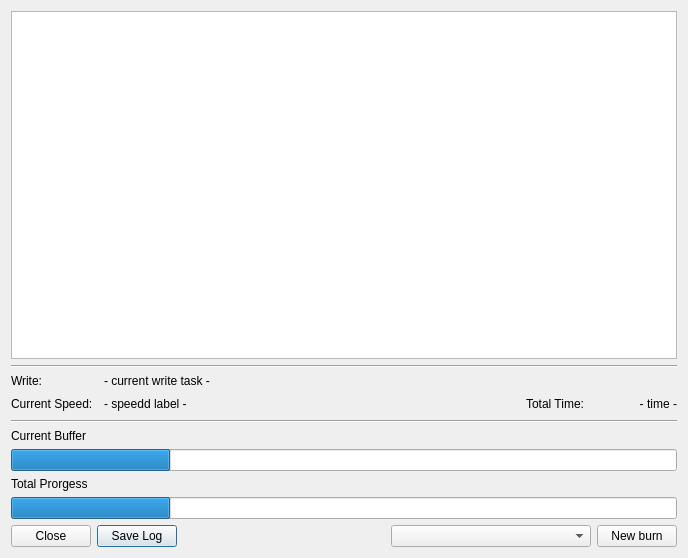
<?xml version="1.0" encoding="UTF-8"?>
<ui version="4.0">
 <class>burnDialog</class>
 <widget class="QDialog" name="burnDialog">
  <property name="geometry">
   <rect>
    <x>0</x>
    <y>0</y>
    <width>688</width>
    <height>558</height>
   </rect>
  </property>
  <property name="windowTitle">
   <string>Dialog</string>
  </property>
  <layout class="QVBoxLayout" name="verticalLayout_2">
   <item>
    <layout class="QVBoxLayout" name="verticalLayout">
     <property name="sizeConstraint">
      <enum>QLayout::SetDefaultConstraint</enum>
     </property>
     <item>
      <widget class="QListWidget" name="listWidget">
       <property name="autoScroll">
        <bool>false</bool>
       </property>
       <property name="layoutMode">
        <enum>QListView::SinglePass</enum>
       </property>
       <property name="batchSize">
        <number>4</number>
       </property>
      </widget>
     </item>
     <item>
      <widget class="Line" name="line_2">
       <property name="orientation">
        <enum>Qt::Horizontal</enum>
       </property>
      </widget>
     </item>
     <item>
      <layout class="QGridLayout" name="gridLayout_2">
       <item row="0" column="0">
        <widget class="QLabel" name="label_4">
         <property name="text">
          <string>Write:</string>
         </property>
        </widget>
       </item>
       <item row="2" column="3">
        <spacer name="horizontalSpacer">
         <property name="orientation">
          <enum>Qt::Horizontal</enum>
         </property>
         <property name="sizeType">
          <enum>QSizePolicy::Fixed</enum>
         </property>
         <property name="sizeHint" stdset="0">
          <size>
           <width>200</width>
           <height>20</height>
          </size>
         </property>
        </spacer>
       </item>
       <item row="2" column="4">
        <widget class="QLabel" name="label_6">
         <property name="text">
          <string>Total Time:</string>
         </property>
         <property name="alignment">
          <set>Qt::AlignRight|Qt::AlignTrailing|Qt::AlignVCenter</set>
         </property>
        </widget>
       </item>
       <item row="2" column="1">
        <widget class="QLabel" name="currentSpeed">
         <property name="text">
          <string>- speedd label - </string>
         </property>
        </widget>
       </item>
       <item row="2" column="0">
        <widget class="QLabel" name="label">
         <property name="text">
          <string>Current Speed:</string>
         </property>
        </widget>
       </item>
       <item row="2" column="5">
        <widget class="QLabel" name="totalTime">
         <property name="text">
          <string>- time -</string>
         </property>
         <property name="alignment">
          <set>Qt::AlignRight|Qt::AlignTrailing|Qt::AlignVCenter</set>
         </property>
        </widget>
       </item>
       <item row="0" column="1" colspan="5">
        <widget class="QLabel" name="currentTask">
         <property name="text">
          <string>- current write task -</string>
         </property>
        </widget>
       </item>
      </layout>
     </item>
     <item>
      <widget class="Line" name="line">
       <property name="orientation">
        <enum>Qt::Horizontal</enum>
       </property>
      </widget>
     </item>
     <item>
      <widget class="QLabel" name="label_2">
       <property name="text">
        <string>Current Buffer</string>
       </property>
      </widget>
     </item>
     <item>
      <widget class="QProgressBar" name="bufferValue">
       <property name="sizePolicy">
        <sizepolicy hsizetype="Expanding" vsizetype="Fixed">
         <horstretch>0</horstretch>
         <verstretch>0</verstretch>
        </sizepolicy>
       </property>
       <property name="value">
        <number>24</number>
       </property>
       <property name="textVisible">
        <bool>false</bool>
       </property>
      </widget>
     </item>
     <item>
      <widget class="QLabel" name="label_3">
       <property name="text">
        <string>Total Prorgess</string>
       </property>
      </widget>
     </item>
     <item>
      <widget class="QProgressBar" name="totalProgress">
       <property name="value">
        <number>24</number>
       </property>
       <property name="textVisible">
        <bool>false</bool>
       </property>
      </widget>
     </item>
     <item>
      <layout class="QGridLayout" name="gridLayout">
       <item row="0" column="1">
        <widget class="QPushButton" name="saveLog">
         <property name="sizePolicy">
          <sizepolicy hsizetype="Fixed" vsizetype="Fixed">
           <horstretch>0</horstretch>
           <verstretch>0</verstretch>
          </sizepolicy>
         </property>
         <property name="text">
          <string>Save Log</string>
         </property>
        </widget>
       </item>
       <item row="0" column="0">
        <widget class="QPushButton" name="cancel">
         <property name="sizePolicy">
          <sizepolicy hsizetype="Fixed" vsizetype="Fixed">
           <horstretch>0</horstretch>
           <verstretch>0</verstretch>
          </sizepolicy>
         </property>
         <property name="text">
          <string>Close</string>
         </property>
        </widget>
       </item>
       <item row="0" column="4">
        <widget class="QPushButton" name="testmenu">
         <property name="sizePolicy">
          <sizepolicy hsizetype="Fixed" vsizetype="Fixed">
           <horstretch>0</horstretch>
           <verstretch>0</verstretch>
          </sizepolicy>
         </property>
         <property name="text">
          <string>New burn</string>
         </property>
        </widget>
       </item>
       <item row="0" column="3">
        <widget class="QComboBox" name="logLevel">
         <property name="sizePolicy">
          <sizepolicy hsizetype="Fixed" vsizetype="Fixed">
           <horstretch>0</horstretch>
           <verstretch>0</verstretch>
          </sizepolicy>
         </property>
         <property name="minimumSize">
          <size>
           <width>200</width>
           <height>0</height>
          </size>
         </property>
        </widget>
       </item>
       <item row="0" column="2">
        <spacer name="horizontalSpacer_2">
         <property name="orientation">
          <enum>Qt::Horizontal</enum>
         </property>
         <property name="sizeHint" stdset="0">
          <size>
           <width>40</width>
           <height>20</height>
          </size>
         </property>
        </spacer>
       </item>
      </layout>
     </item>
    </layout>
   </item>
  </layout>
 </widget>
 <resources/>
 <connections/>
</ui>
